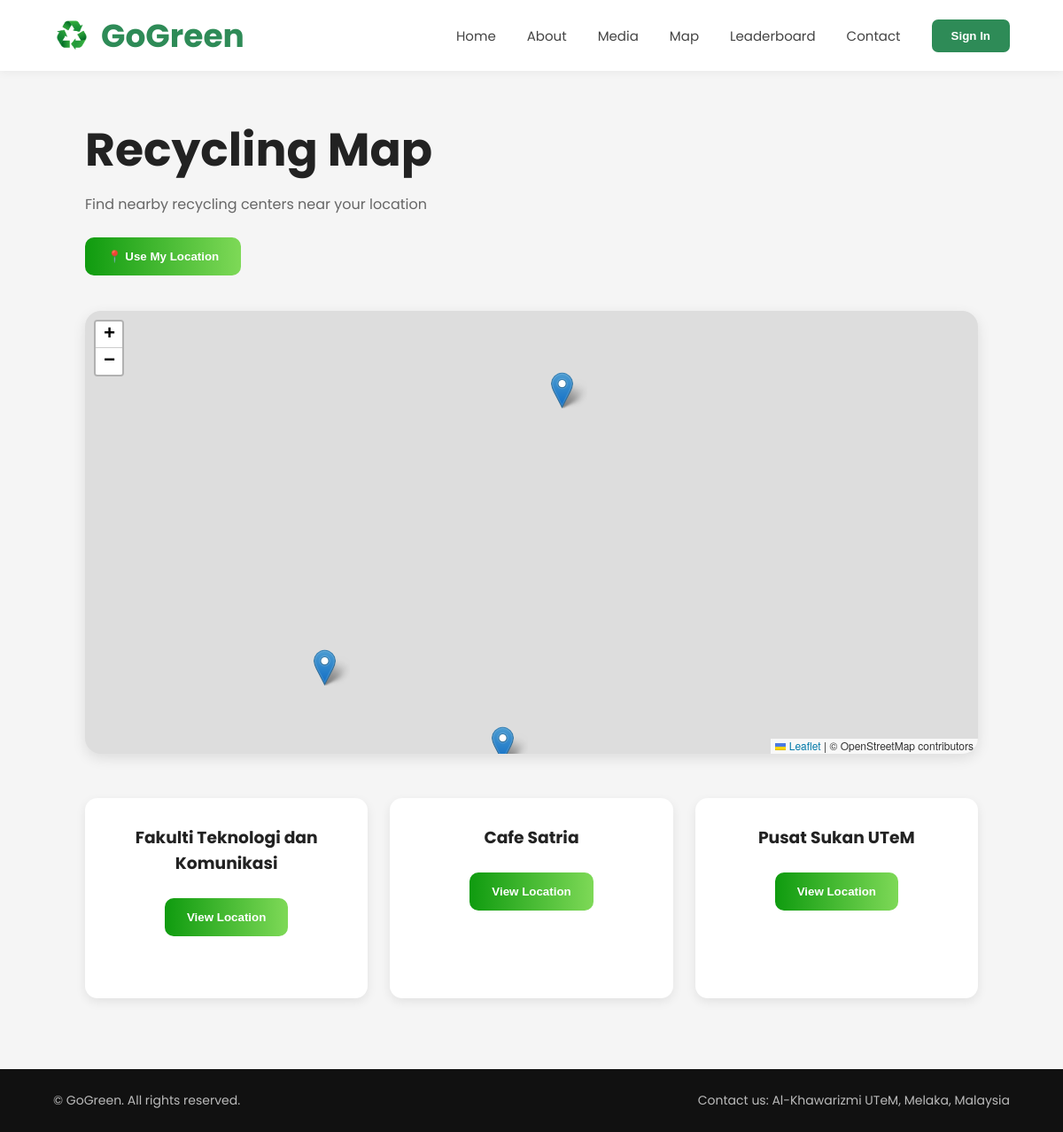
The app's page /Public/map.php with its own data.
### tables this page shows
CREATE TABLE `bins` (
  `id` int(11) NOT NULL,
  `bin_name` varchar(100) NOT NULL,
  `latitude` decimal(10,8) DEFAULT NULL,
  `longitude` decimal(11,8) DEFAULT NULL,
  `address` text DEFAULT NULL,
  `bin_type` varchar(100) DEFAULT NULL,
  `status` enum('active','inactive','full') DEFAULT 'active',
  `created_at` timestamp NOT NULL DEFAULT current_timestamp()
);

### Public/map.php (the view, shortened to what this page needs)
<?php
include "../config/database.php";
$bins = mysqli_query(
    $conn,
    "SELECT * FROM bins ORDER BY id DESC"
);
?>
<!DOCTYPE html>
<html lang="en">
<head>
  <link
    rel="stylesheet"
    href="https://unpkg.com/leaflet@1.9.4/dist/leaflet.css"
  />
  <link rel="stylesheet" href="assets/css/map.css">
</head>
<body>
  <header>
    <div class="logo">
      <img src="image/recycle_imag.png" alt="Logo">
      <span>GoGreen</span>
    </div>
    <nav id="navMenu">
      <a href="index.php">Home</a>
      <a href="about.php">About</a>
      <a href="media.php">Media</a>
      <a href="map.php">Map</a>
      <a href="leaderboard.php">Leaderboard</a>
      <a href="contactus.php">Contact</a>
      <button class="sign-btn" onclick="window.location.href='login.php'">
        Sign In
      </button>
    </nav>
  </header>
  <section class="map-section">
    <h1>
      Recycling Map
    </h1>
    <p>
      Find nearby recycling centers near your location
    </p>
    <button class="location-btn" onclick="getLocation()">
      📍 Use My Location
    </button>
    <div id="map"></div>
    <div class="location-container">
<?php
while($bin = mysqli_fetch_assoc($bins)){
?>
    <div class="location-card">
        <h3>
            <?php echo $bin['bin_name']; ?>
        </h3>
        <button
        class="location-btn"
        onclick="focusBin(
            <?php echo $bin['latitude']; ?>,
            <?php echo $bin['longitude']; ?>
        )">
            View Location
        </button>
    </div>
<?php
}
?>
</div>
  </section>
  <footer>
      <p class="left-footer">
    © GoGreen. All rights reserved.
  </p>
  <p class="right-footer">
    Contact us: Al-Khawarizmi UTeM, Melaka, Malaysia
  </p>
  </footer>
</body>
</html>

### Public/assets/css/map.css (style rules this page uses)
* { margin:0; padding:0; box-sizing:border-box; }
body { font-family:"Poppins", sans-serif; background:#f5f5f5; color:#222; }
header { width:100%; height:80px; background:white; display:flex; justify-content:space-between; align-items:center; padding:0 60px; position:fixed; top:0; left:0; z-index:1000; box-shadow:0 2px 10px rgba(0,0,0,0.05); }
.logo { display:flex; align-items:center; gap:12px; font-size:36px; font-weight:700; color:#2e8b57; }
.logo img { width:42px; height:42px; object-fit:contain; }
nav { display:flex; align-items:center; gap:35px; }
nav a { text-decoration:none; color:#444; font-size:15px; transition:0.3s; }
.sign-btn { border:none; background:#2e8b57; color:white; padding:11px 22px; border-radius:7px; cursor:pointer; font-weight:600; transition:0.3s; }
.map-section { padding:130px 8% 80px; }
.map-section h1 { font-size:52px; margin-bottom:10px; }
.map-section p { color:#666; margin-bottom:25px; }
.location-btn { padding:14px 25px; border:none; border-radius:10px; background:linear-gradient(to right,#0f9b0f,#7ed957); color:white; font-weight:600; cursor:pointer; margin-bottom:40px; }
#map { width:100%; height:500px; border-radius:18px; margin-bottom:50px; box-shadow:0 5px 15px rgba(0,0,0,0.1); }
.location-container { display:grid; grid-template-columns:repeat(auto-fit,minmax(250px,1fr)); gap:25px; }
.location-card { background:white; padding:30px; border-radius:14px; text-align:center; box-shadow:0 4px 12px rgba(0,0,0,0.08); }
.location-card h3 { margin-bottom:15px; }
footer { background:#111; color:#bbb; display:flex; justify-content:space-between; align-items:center; padding:25px 60px; font-size:14px; flex-wrap:wrap; gap:10px; }
.left-footer { text-align:left; }
.right-footer { text-align:right; }

### records on screen
bins: bin_name "Fakulti Teknologi dan Komunikasi"
bins: bin_name "Cafe Satria"
bins: bin_name "Pusat Sukan UTeM"
